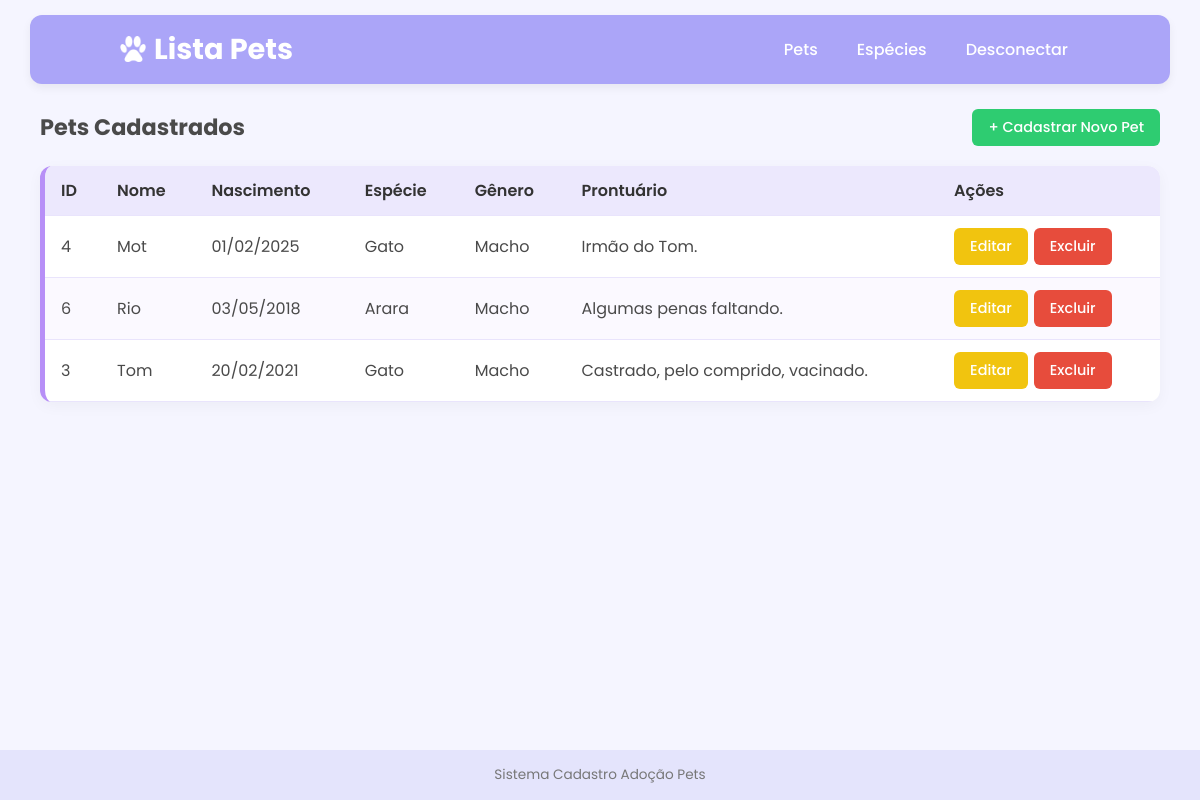
/index.php (signed in), run on the app's committed database.
### tables this page shows
CREATE TABLE `pets` (
  `id` int NOT NULL,
  `nome` varchar(100) NOT NULL,
  `nascimento` date NOT NULL,
  `especie_id` int NOT NULL,
  `genero` enum('macho','femea') NOT NULL,
  `prontuario` text
);

CREATE TABLE `especies` (
  `id` int NOT NULL,
  `especie` varchar(100) NOT NULL
);

### index.php (the view, shortened to what this page needs)
<?php
require_once("conecta.php");
include_once 'cabecalho.php';
?>
    <main class="conteudo-principal">
        <div class="painel-topo">
            <h2>Pets Cadastrados</h2>
            <a href="cadastro_pets.php" class="bot-novo">+ Cadastrar Novo Pet</a>
            <link rel="stylesheet" href="css/style.css">
        </div>
        <div class="tabela-wrapper">
            <table class="tabela-dados">
                <thead>
                    <tr>
                        <th>ID</th>
                        <th>Nome</th>
                        <th>Nascimento</th>
                        <th>Espécie</th>
                        <th>Gênero</th>
                        <th>Prontuário</th>
                        <th>Ações</th>
                    </tr>
                </thead>
                <tbody>
                    <?php
                        $sql = "SELECT pets.*, especies.especie AS nome_especie
                                FROM pets
                                LEFT JOIN especies ON pets.especie_id = especies.id
                                ORDER BY pets.nome ASC";
                        $resultado = mysqli_query($conn, $sql);
                        if ($resultado && mysqli_num_rows($resultado) > 0) {
                            while ($row = mysqli_fetch_array($resultado)) {
                                $data_br = date('d/m/Y', strtotime($row['nascimento']));
                                echo "<tr>";
                                echo "<td>{$row['id']}</td>";
                                echo "<td>{$row['nome']}</td>";
                                echo "<td>{$data_br}</td>";
                                echo "<td>{$row['nome_especie']}</td>";
                                echo "<td>" . ucfirst($row['genero']) . "</td>";
                                echo "<td>{$row['prontuario']}</td>";
                                echo "<td class=\"coluna-acoes\">
                                        <a href=\"cadastro_pets.php?id={$row['id']}\" class=\"bot-acao bot-editar\">Editar</a>
                                        <a href=\"excluir_pets.php?id={$row['id']}\" class=\"bot-acao bot-excluir\" onclick=\"return confirm('Deseja mesmo excluir o PET?');\">Excluir</a>
                                    </td>";
                                echo "</tr>";
                            }
                        } else {
                            echo "<tr><td colspan='7'>Nenhum pet cadastrado.</td></tr>";
                        }
                    ?>
                </tbody>
            </table>
        </div>
    </main>
  <?php include_once 'rodape.php'; ?>

### cabecalho.php (shortened to what this page needs)
<!DOCTYPE html>
<html lang="pt-br">
<head>
    <link rel="stylesheet" href="css/style.css">
</head>
<body>
    <header class="topo-navegacao">
        <div class="container-header">
            <div class="marca">
                <a href="index.php">
                    <img src="css/pata-de-cachorro.png" alt="Ícone Patinha" class="logo-icone">
                    Lista Pets
                </a>
            </div>
            <nav class="menu-principal">
                <ul>
                    <li><a href="index.php">Pets</a></li>
                    <li><a href="especies.php">Espécies</a></li>
                    <li><a href="login.php?acao=sair">Desconectar</a></li>
                </ul>
            </nav>
        </div>
    </header>

### rodape.php
    <footer class="rodape-sistema">
        <p>Sistema Cadastro Adoção Pets</p>
    </footer>
</body>
</html>

### css/style.css (style rules this page uses)
:root { --cor-fundo: #f5f5ff; --cor-principal: #aba5f8; --cor-destaque: #b78ff7; --cor-card: #ffffff; --cor-texto: #4a4a4a; --cor-verde: #2ecc71; --cor-verde-hover: #27ae60; --cor-vermelho: #e74c3c; --cor-vermelho-hover: #c0392b; --cor-amarelo: #f1c40f; --cor-amarelo-hover: #f39c12; --cor-cinza: #95a5a6; --cor-cinza-hover: #7f8c8d; }
* { margin: 0; padding: 0; box-sizing: border-box; font-family: 'Poppins', sans-serif; }
body { background-color: var(--cor-fundo); color: var(--cor-texto); display: flex; flex-direction: column; min-height: 100vh; }
.conteudo-principal { max-width: 1350px; width: 95%; margin: 25px auto; padding: 0 10px; flex: 1; }
.topo-navegacao { background-color: var(--cor-principal); padding: 0.8rem 0; width: 95%; margin: 15px auto 0 auto; border-radius: 12px; box-shadow: 0 4px 10px rgba(0, 0, 0, 0.06); }
.container-header { max-width: 1000px; margin: 0 auto; padding: 0 20px; display: flex; justify-content: space-between; align-items: center; }
.marca a { display: flex; align-items: center; gap: 8px; color: #ffffff; text-decoration: none; font-weight: 700; font-size: 1.8rem; }
.logo-icone { width: 26px; height: 26px; filter: brightness(0) invert(1); }
.menu-principal ul { display: flex; list-style: none; gap: 15px; align-items: center; }
.menu-principal a { color: #ffffff; text-decoration: none; font-weight: 500; padding: 6px 12px; border-radius: 6px; transition: background-color 0.2s; }
.painel-topo { display: flex; justify-content: space-between; align-items: center; margin-bottom: 20px; }
.painel-topo h2 { color: var(--cor-texto); font-size: 1.4rem; }
.tabela-wrapper { background-color: var(--cor-card); border-radius: 12px; box-shadow: 0 4px 15px rgba(0, 0, 0, 0.04); overflow-x: auto; border-left: 5px solid var(--cor-destaque); }
.tabela-dados { width: 100%; border-collapse: collapse; text-align: left; }
.tabela-dados th, .tabela-dados td { padding: 12px 16px; border-bottom: 1px solid #e9e4fc; }
.tabela-dados th { background-color: #ece8fd; color: #333333; font-weight: 600; }
.tabela-dados tbody tr:nth-child(even) { background-color: #fbf9ff; }
.coluna-acoes { display: flex; gap: 6px; }
.bot-novo, .bot-salvar, .bot-cancelar, .bot-entrar, .bot-acao { border: none; border-radius: 6px; padding: 8px 16px; font-size: 0.9rem; font-weight: 500; text-decoration: none; cursor: pointer; display: inline-block; transition: background-color 0.2s, transform 0.1s; }
.bot-novo, .bot-salvar { background-color: var(--cor-verde); color: #ffffff; }
.bot-excluir, .bot-sair { background-color: var(--cor-vermelho); color: #ffffff !important; }
.bot-editar { background-color: var(--cor-amarelo); color: #ffffff; }
.rodape-sistema { background-color: #e4e4fc; text-align: center; padding: 15px; font-size: 0.85rem; color: #777777; margin-top: auto; }

### data on the page
pets: id "4", nome "Mot", nascimento "01/02/2025", especie.especie "Gato", genero "Macho", prontuario "Irmão do Tom."
pets: id "6", nome "Rio", nascimento "03/05/2018", especie.especie "Arara", genero "Macho", prontuario "Algumas penas faltando."
pets: id "3", nome "Tom", nascimento "20/02/2021", especie.especie "Gato", genero "Macho", prontuario "Castrado, pelo comprido, vacinado."
